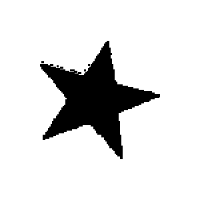
%> input picture Imagens/Formas_3/star/240.png, 200 x 200 px
$ octave testeProcessamentoImagem.m   (GNU Octave 9; MATLAB toolbox functions it lacks are replaced by stand-ins)
%> lines starting %> are read from the running program, lines starting %| are printed output that depends on the picture; in (x1, y1, x2, y2) boxes, pixels count from 0 and x2, y2 are one past the last pixel; in counts of white or black regions, pixels touching at a corner belong together; the program's own positions count from 1
clear all;
close all;
clc;

imageSize = 20;

inputImage = imread('Imagens/Formas_3/star/240.png');
%> inputImage is the input picture: size 200x200 uint8; min 0, max 255, mean 221.2

noiselessImage = medfilt2(inputImage,[8 8],'symmetric');
noiselessImage = imbinarize(noiselessImage);
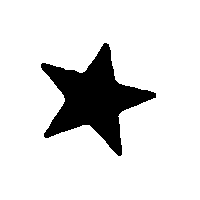
%> noiselessImage: size 200x200 logical; 86.8% white; 1 black region, box (x1, y1, x2, y2) and area: (41, 43, 156, 156) 5271

tempRotatedImage = imrotate(noiselessImage,90);
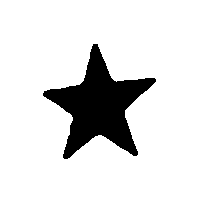
%> tempRotatedImage: size 200x200 logical; 86.8% white; 1 black region, box (x1, y1, x2, y2) and area: (43, 44, 156, 159) 5271
[~,leftCrop] = find(~noiselessImage,1,'first');
%> leftCrop = 42
[~,topCrop] = find(~tempRotatedImage,1,'first');
%> topCrop = 44
[~,rightCrop] = find(~noiselessImage,1,'last');
%> rightCrop = 156
[~,bottomCrop] = find(~tempRotatedImage,1,'last');
%> bottomCrop = 156
croppedImage = imcrop(noiselessImage,[leftCrop topCrop rightCrop-leftCrop bottomCrop-topCrop]);
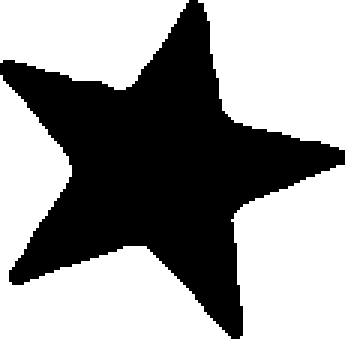
%> croppedImage: size 113x115 logical (shown 3 times larger); 59.4% white; 1 black region, box (x1, y1, x2, y2) and area: (0, 0, 115, 113) 5271

resizedImage = imresize(croppedImage, [imageSize-2 imageSize-2]);

resizedImage = [ones(imageSize-2,1) resizedImage ones(imageSize-2,1)];
resizedImage = [ones(1,imageSize); resizedImage; ones(1,imageSize)];
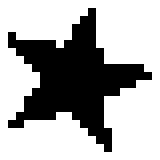
%> resizedImage: size 20x20 double (shown 8 times larger); values 0 (black) and 1 (white), 67% white; 1 black region, box (x1, y1, x2, y2) and area: (1, 1, 19, 19) 132

[~,boundaryMask] = bwboundaries(resizedImage,8,'noholes');
imageBoundaries = ~boundarymask(boundaryMask,8);
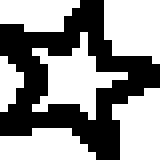
%> imageBoundaries: size 20x20 logical (shown 8 times larger); 57.5% white; 1 black region, box (x1, y1, x2, y2) and area: (0, 0, 20, 20) 170

subplot(2,3,1);
imshow(inputImage,'InitialMagnification','fit');
title('Input Image');
axis on; grid on;
subplot(2,3,2);
imshow(noiselessImage,'InitialMagnification','fit');
title('Noiseless Image');
axis on; grid on;
subplot(2,3,3);
imshow(resizedImage,'InitialMagnification','fit');
title('Resized Image');
axis on; grid on;
subplot(2,3,4);
imshow(tempRotatedImage,'InitialMagnification','fit');
title('Rotated Image');
axis on; grid on;
subplot(2,3,5);
imshow(croppedImage,'InitialMagnification','fit');
title('Cropped Image');
axis on; grid on;
subplot(2,3,6);
imshow(imageBoundaries,'InitialMagnification','fit');
title('Image Boundaries');
axis on; grid on;
